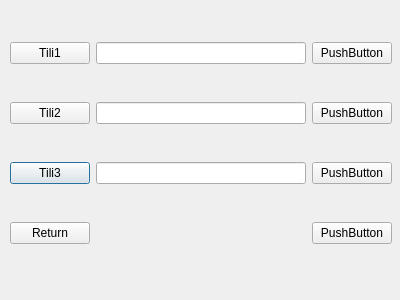
<?xml version="1.0" encoding="UTF-8"?>
<ui version="4.0">
 <class>EW3</class>
 <widget class="QDialog" name="EW3">
  <property name="geometry">
   <rect>
    <x>0</x>
    <y>0</y>
    <width>400</width>
    <height>300</height>
   </rect>
  </property>
  <property name="windowTitle">
   <string>Dialog</string>
  </property>
  <widget class="QWidget" name="layoutWidget">
   <property name="geometry">
    <rect>
     <x>10</x>
     <y>10</y>
     <width>382</width>
     <height>269</height>
    </rect>
   </property>
   <layout class="QGridLayout" name="gridLayout">
    <item row="3" column="0">
     <widget class="QPushButton" name="B3">
      <property name="text">
       <string>Tili3</string>
      </property>
     </widget>
    </item>
    <item row="3" column="2">
     <widget class="QPushButton" name="B7">
      <property name="text">
       <string>PushButton</string>
      </property>
     </widget>
    </item>
    <item row="2" column="2">
     <widget class="QPushButton" name="B6">
      <property name="text">
       <string>PushButton</string>
      </property>
     </widget>
    </item>
    <item row="4" column="0">
     <widget class="QPushButton" name="B4">
      <property name="text">
       <string>Return</string>
      </property>
     </widget>
    </item>
    <item row="1" column="0">
     <widget class="QPushButton" name="B1">
      <property name="text">
       <string>Tili1</string>
      </property>
     </widget>
    </item>
    <item row="4" column="2">
     <widget class="QPushButton" name="B8">
      <property name="text">
       <string>PushButton</string>
      </property>
     </widget>
    </item>
    <item row="1" column="2">
     <widget class="QPushButton" name="B5">
      <property name="text">
       <string>PushButton</string>
      </property>
     </widget>
    </item>
    <item row="2" column="0">
     <widget class="QPushButton" name="B2">
      <property name="text">
       <string>Tili2</string>
      </property>
     </widget>
    </item>
    <item row="1" column="1">
     <widget class="QLineEdit" name="lineEdit"/>
    </item>
    <item row="2" column="1">
     <widget class="QLineEdit" name="lineEdit_2"/>
    </item>
    <item row="3" column="1">
     <widget class="QLineEdit" name="lineEdit_3"/>
    </item>
   </layout>
  </widget>
 </widget>
 <resources/>
 <connections/>
</ui>
